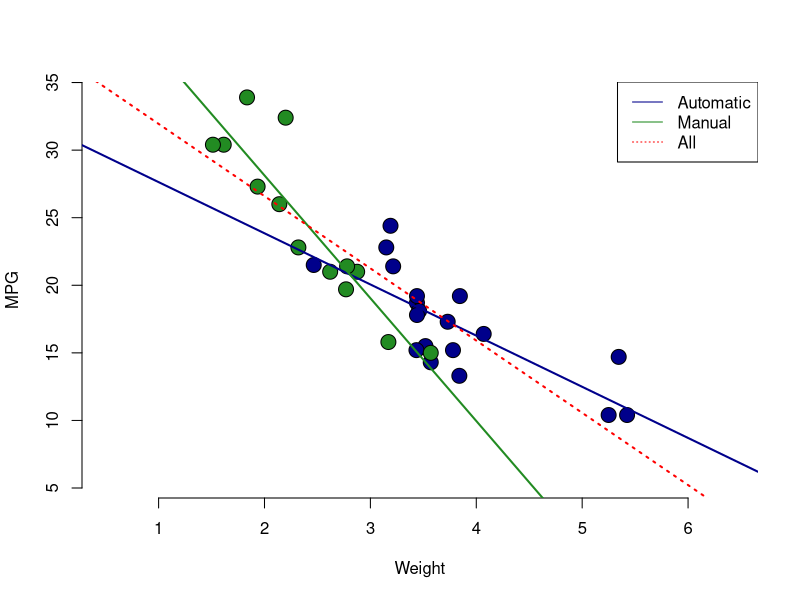

Here is the R script that generated this plot:
data(mtcars)
require(dplyr); require(GGally); require(ggplot2)

cars <- mutate(mtcars,
               cyl = as.factor(cyl),
               vs = as.factor(vs),
               am = as.factor(am),
               gear = as.factor(gear),
               carb = as.factor(carb))
cars_a <- select(filter(cars, am == 0), -am)
cars_m <- select(filter(cars, am == 1), -am)

round(t.test(cars_m$mpg, cars_a$mpg, var.equal = FALSE, paired = FALSE, alternative = "greater")$conf.int[1:2], 3)
round(t.test(cars_m$mpg, cars_a$mpg, var.equal = FALSE, paired = FALSE, alternative = "greater")$p.value, 6)

fit1 <- lm(mpg ~ am, cars)
confint(fit1)

mdl1 <- lm(mpg ~ ., data = cars)
mdl1_a <- lm(mpg ~ ., data = cars_a)
mdl1_m <- lm(mpg ~ ., data = cars_m)

plot(c(max(max(cars_a$wt), max(cars_m$wt)) + 2, min(min(cars_a$wt), min(cars_m$wt))) - 1,
     c(max(max(cars_a$mpg), max(cars_m$mpg)) + 5, min(min(cars_a$mpg), min(cars_m$mpg))) - 5,
     type = "n", frame = FALSE, ylab = "MPG", xlab = "Weight")
points(cars_a$wt, cars_a$mpg, bg = "darkblue", pch = 21, cex = 2)
points(cars_m$wt, cars_m$mpg, bg = "forestgreen", pch = 21, cex = 2)

abline(lm(mpg ~ wt, cars_a), lw = 2, col = "darkblue")
abline(lm(mpg ~ wt, cars_m), lw = 2, col = "forestgreen")
abline(lm(mpg ~ wt, cars), lw = 2, col = "red", lty = 3)
legend("topright",
       legend = c("Automatic", "Manual", "All"), 
       lty = c(1, 1, 3),
       col = c("darkblue", "forestgreen", "red"))

x <- mutate(mtcars, mpg = mpg, cyl = as.factor(cyl), disp = disp, hp = hp, wt = wt, am = as.factor(am)) %>%
        select(mpg, cyl, disp, hp, wt, am)

g<-ggpairs(cars[, c('mpg', 'am', 'wt')], 
        upper = list(continuous = "cor"), 
        lower = list(continuous = "smooth", combo = "box", discrete = "ratio"))
g<- g + ggplot2::labs(title = "The Title")
g<- g + ggplot2::theme(plot.title = ggplot2::element_text(face="bold"))



